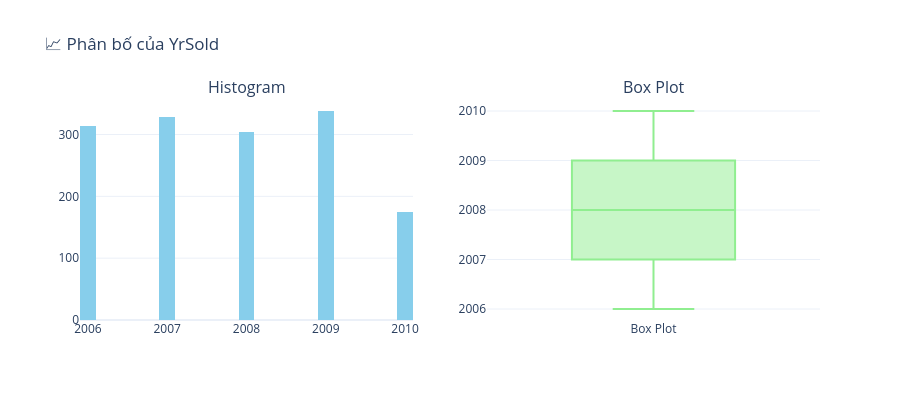

This figure's notebook cell:
### Code cell
eda_train.distribution('YrSold')

### Figure 1 — Plotly figure (JSON) as saved in the notebook; plotly's stock layout.template omitted (floating-point values rounded to 4 significant figures; data arrays with more than 128 entries replaced by an {"elided": "..."} marker saying what was removed)
{"data": [{"marker": {"color": "skyblue"}, "name": "Histogram", "nbinsx": 30, "type": "histogram", "x": {"elided": "1460 int values"}, "xaxis": "x", "yaxis": "y"}, {"marker": {"color": "lightgreen"}, "name": "Box Plot", "type": "box", "xaxis": "x2", "y": {"elided": "1460 int values"}, "yaxis": "y2"}], "layout": {"annotations": [{"font": {"size": 16}, "showarrow": false, "text": "Histogram", "x": 0.225, "xanchor": "center", "xref": "paper", "y": 1, "yanchor": "bottom", "yref": "paper"}, {"font": {"size": 16}, "showarrow": false, "text": "Box Plot", "x": 0.775, "xanchor": "center", "xref": "paper", "y": 1, "yanchor": "bottom", "yref": "paper"}], "height": 400, "showlegend": false, "title": {"text": "📈 Phân bố của YrSold"}, "xaxis": {"anchor": "y", "domain": [0, 0.45]}, "xaxis2": {"anchor": "y2", "domain": [0.55, 1]}, "yaxis": {"anchor": "x", "domain": [0, 1]}, "yaxis2": {"anchor": "x2", "domain": [0, 1]}}}
